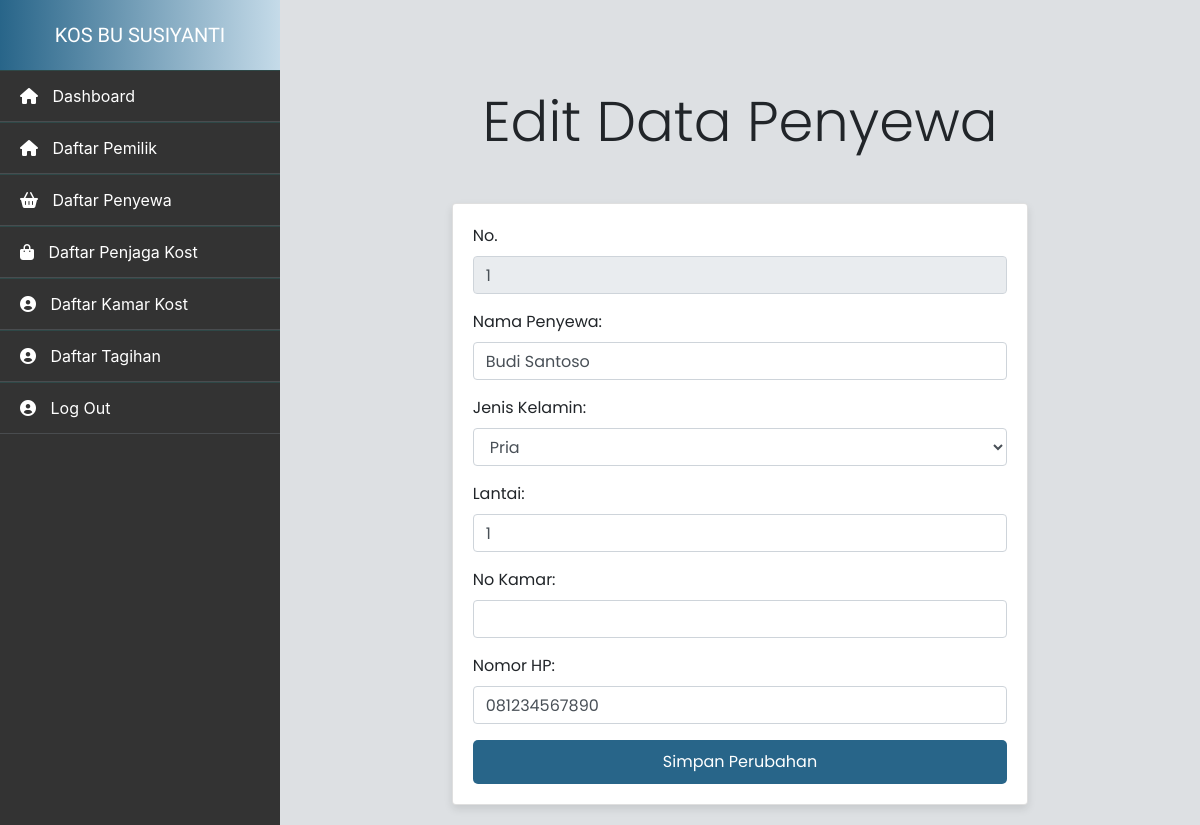
/edit_penyewa.php?no=1 (signed in), run on the app's committed database.
### tables this page shows
CREATE TABLE IF NOT EXISTS nama_penyewa (
    no INT PRIMARY KEY,
    nama_penyewa VARCHAR(100) NOT NULL,
    jenis_kelamin VARCHAR(20) NOT NULL,
    lantai INT NOT NULL,
    no_kamar VARCHAR(50) NOT NULL,
    no_hp VARCHAR(20) NOT NULL
);

### edit_penyewa.php (the view, shortened to what this page needs)
<!DOCTYPE html>
<html lang="en">
<head>
    <link rel="stylesheet" href="https://stackpath.bootstrapcdn.com/bootstrap/4.4.1/css/bootstrap.min.css"
>
</head>
<body style="background-color: #dde0e3;">
    <?php include_once "sidebar.php"; ?>
    <div class="container-fluid">
        <div class="row justify-content-center">
            <div class="col-lg-8 col-md-10">
                <div class="col-lg-12 text-center mt-5 mb-5">
                    <h3 class="display-4">Edit Data Penyewa</h3>
                </div>
                <div class="card">
                    <div class="card-body">
                        <?php
                        include "koneksi.php";
                        $no = $_GET['no'];
                        $stmt = $conn->prepare("SELECT * FROM nama_penyewa WHERE no=?");
                        $stmt->bind_param("i", $no);
                        $stmt->execute();
                        $result = $stmt->get_result();
                        $data = $result->fetch_assoc();
                        ?>
                        <form action="proses_edit_penyewa.php" method="post">
                            <div class="form-group">
                                <label for="no">No.</label>
                                <input type="number" class="form-control" id="no" name="no" value="<?php echo $data['no']; ?>" disabled>
                            </div>
                            <div class="form-group">
                                <label for="nama_penyewa">Nama Penyewa:</label>
                                <input type="text" class="form-control" id="nama_penyewa" name="nama_penyewa"
                                value="<?php echo htmlspecialchars($data['nama_penyewa']); ?>" required>
                            </div>
                            <div class="form-group">
                                <label for="jenis_kelamin">Jenis Kelamin:</label>
                                <select class="form-control" id="jenis_kelamin" name="jenis_kelamin" required>
                                    <option value="Pria" <?php if($data['jenis_kelamin'] == 'Pria') echo 'selected'; ?>>Pria</option>
                                </select>
                            </div>
                            <div class="form-group">
                                <label for="lantai">Lantai:</label>
                                <input type="text" class="form-control" id="lantai" name="lantai" value="<?php echo htmlspecialchars($data['lantai']); ?>" required>
                            </div>
                            <div class="form-group">
                                <label for="no_kamar">No Kamar:</label>
                                <input type="number" class="form-control" id="no_kamar" name="no_kamar" value="<?php echo htmlspecialchars($data['no_kamar']); ?>" required>
                            </div>
                            <div class="form-group">
                                <label for="no_hp">Nomor HP:</label>
                                <input type="text" class="form-control" id="no_hp" name="no_hp" value="<?php echo htmlspecialchars($data['no_hp']); ?>" required>
                            </div>
                            <button type="submit" class="btn btn-primary btn-block">Simpan Perubahan</button>
                        </form>
                    </div>
                </div>
            </div>
        </div>
    </div>
</body>
</html>

### edit_penyewa.php (style rules this page uses)
body { font-family: 'Poppins', sans-serif; background-color: #dde0e3; }
.container-fluid { margin-top: 20px; }
.col-lg-12.text-center { margin-top: 50px; margin-bottom: 50px; }
button.btn-primary { background-color: #286589; color: #fff; border: none; padding: 10px 20px; border-radius: 5px; transition: background-color 0.3s; }
.card { border: none; border-radius: 10px; box-shadow: 0 4px 8px rgba(0,0,0,0.1); }
.card-body { padding: 40px; }

### sidebar.php (style rules this page uses)
.container-fluid { padding: 20px; font-family: 'Poppins', sans-serif; transition: margin-left 0.3s ease; margin-left: 280px; width: auto; }

### data on the page
nama_penyewa: no "1", nama_penyewa "Budi Santoso", lantai "1", no_hp "081234567890"
